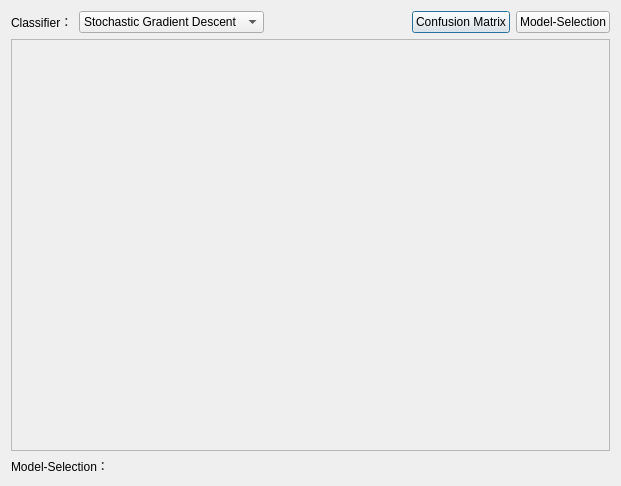
<?xml version="1.0" encoding="UTF-8"?>
<ui version="4.0">
 <class>Dialog</class>
 <widget class="QDialog" name="Dialog">
  <property name="windowModality">
   <enum>Qt::NonModal</enum>
  </property>
  <property name="geometry">
   <rect>
    <x>0</x>
    <y>0</y>
    <width>621</width>
    <height>486</height>
   </rect>
  </property>
  <property name="windowTitle">
<!--
   <string>机器学习验证</string>
-->
   <string>Machine Learning Validation</string>
  </property>
  <layout class="QVBoxLayout" name="verticalLayout" stretch="0,0,0">
   <item>
    <layout class="QHBoxLayout" name="horizontalLayout">
     <item>
      <widget class="QLabel" name="label">
       <property name="sizePolicy">
        <sizepolicy hsizetype="Minimum" vsizetype="Preferred">
         <horstretch>0</horstretch>
         <verstretch>0</verstretch>
        </sizepolicy>
       </property>
       <property name="text">
<!--
        <string>分类器：</string>
-->
        <string>Classifier：</string>
       </property>
      </widget>
     </item>
     <item>
      <widget class="QComboBox" name="comboBox">
       <item>
        <property name="text">
<!--
         <string>随机森林</string>
-->
         <string>Stochastic Gradient Descent</string>
        </property>
       </item>
       <item>
        <property name="text">
<!--
         <string>K近邻</string>
-->
         <string>Nearest Neighbors</string>
        </property>
       </item>
       <item>
        <property name="text">
<!--
         <string>支持向量机</string>
-->
         <string>Support Vector Machines</string>
        </property>
       </item>
       <item>
        <property name="text">
<!--
	 <string>朴素贝叶斯</string>
-->
         <string>Naive Bayes</string>
        </property>
       </item>
      </widget>
     </item>
     <item>
      <spacer name="horizontalSpacer">
       <property name="orientation">
        <enum>Qt::Horizontal</enum>
       </property>
       <property name="sizeHint" stdset="0">
        <size>
         <width>40</width>
         <height>20</height>
        </size>
       </property>
      </spacer>
     </item>
     <item>
      <widget class="QPushButton" name="PB_ConfMatrix">
       <property name="text">
<!--
        <string>混淆矩阵</string>
-->
        <string>Confusion Matrix</string>
       </property>
      </widget>
     </item>
     <item>
      <widget class="QPushButton" name="PB_CrossVad">
       <property name="text">
<!--
        <string>交叉验证</string>
-->
        <string>Model-Selection</string>
       </property>
      </widget>
     </item>
    </layout>
   </item>
   <item>
    <widget class="QFrame" name="frame">
     <property name="sizePolicy">
      <sizepolicy hsizetype="Preferred" vsizetype="Expanding">
       <horstretch>0</horstretch>
       <verstretch>0</verstretch>
      </sizepolicy>
     </property>
     <property name="frameShape">
      <enum>QFrame::StyledPanel</enum>
     </property>
     <property name="frameShadow">
      <enum>QFrame::Raised</enum>
     </property>
    </widget>
   </item>
   <item>
    <widget class="QLabel" name="LB_VadRst">
     <property name="sizePolicy">
      <sizepolicy hsizetype="Preferred" vsizetype="Minimum">
       <horstretch>0</horstretch>
       <verstretch>0</verstretch>
      </sizepolicy>
     </property>
     <property name="text">
<!--
      <string>交叉验证结果：</string>
-->
      <string>Model-Selection：</string>
     </property>
    </widget>
   </item>
  </layout>
 </widget>
 <resources/>
 <connections/>
</ui>
